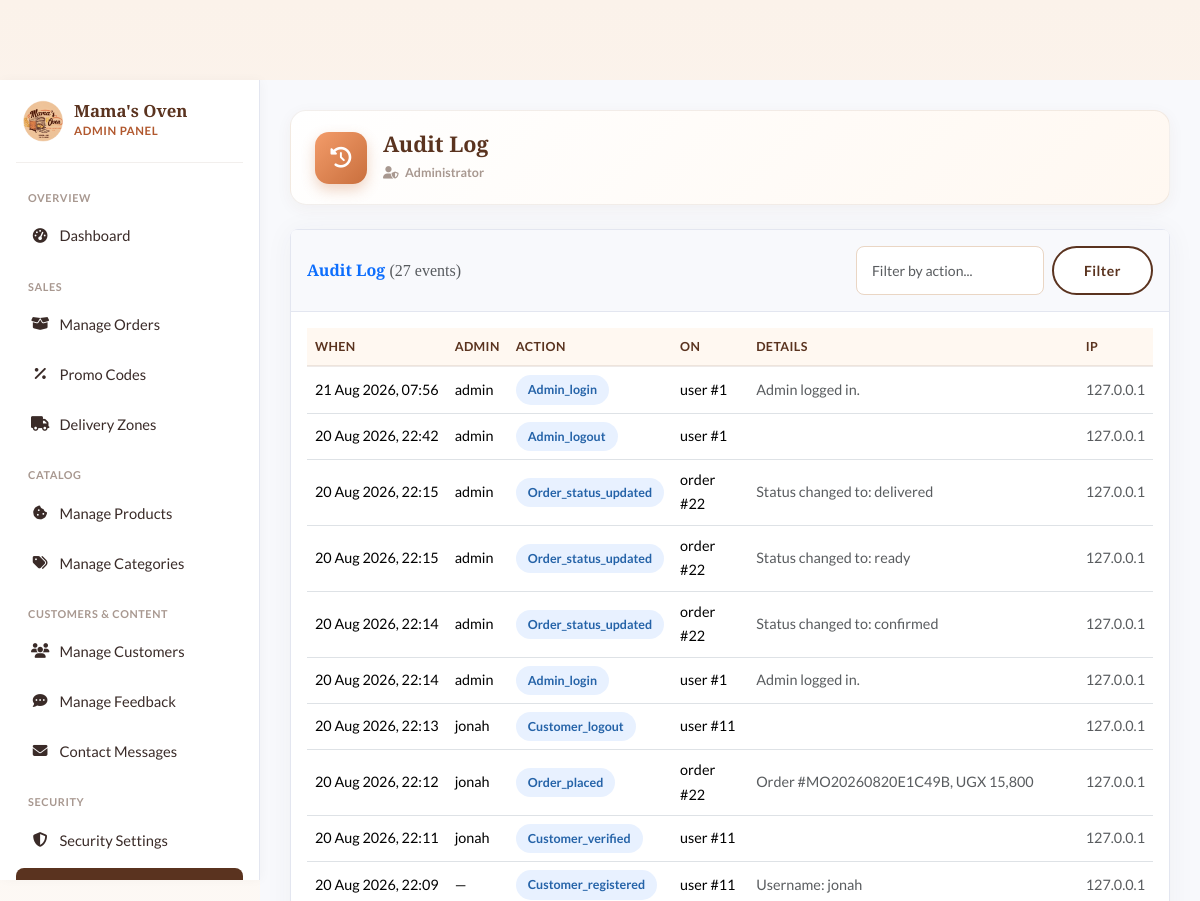
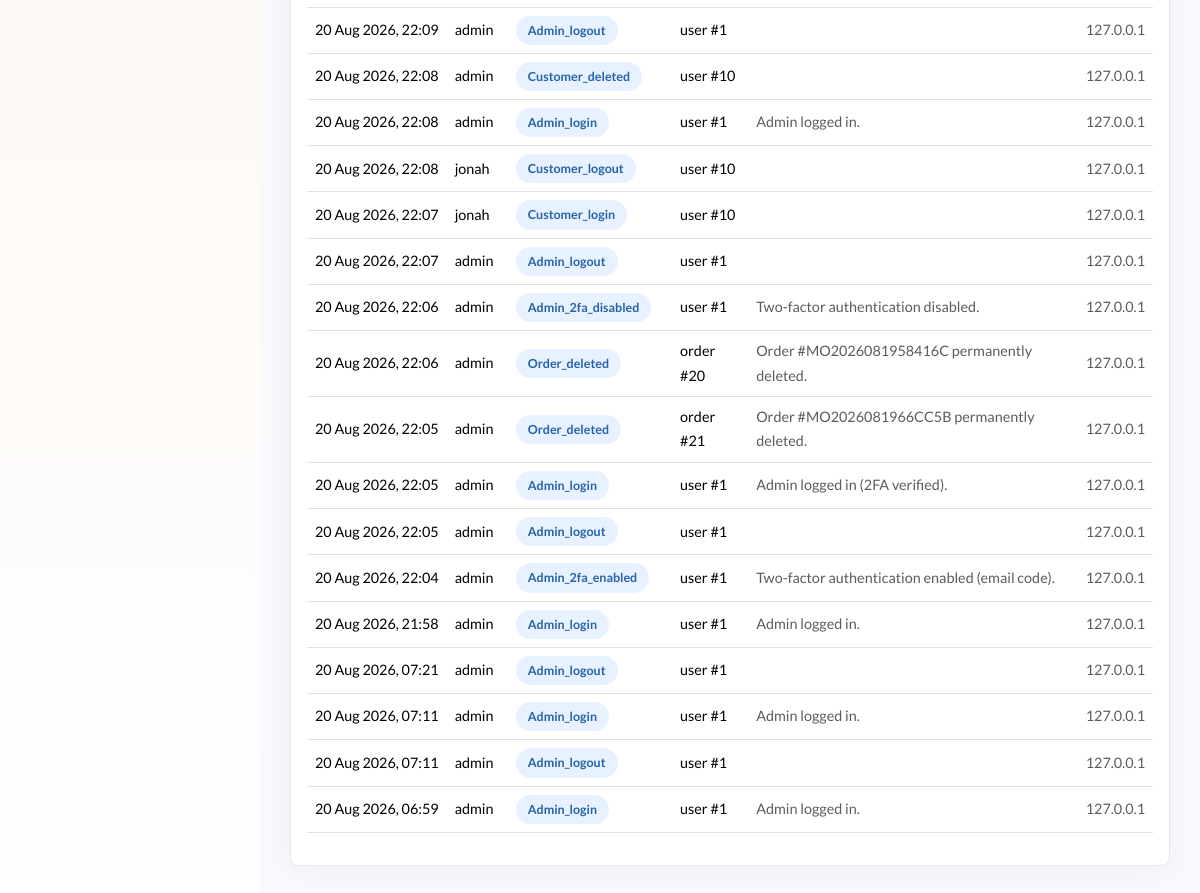
Page /admin/audit_log.php (signed in) on the committed database (2 pictures, top to bottom).
### tables this page shows
CREATE TABLE `audit_log` (
  `id` int(11) NOT NULL AUTO_INCREMENT,
  `user_id` int(11) DEFAULT NULL,
  `username` varchar(100) DEFAULT NULL,
  `role` varchar(20) DEFAULT NULL,
  `action` varchar(100) NOT NULL,
  `entity_type` varchar(50) DEFAULT NULL,
  `entity_id` varchar(50) DEFAULT NULL,
  `details` text DEFAULT NULL,
  `ip_address` varchar(45) DEFAULT NULL,
  `created_at` timestamp NOT NULL DEFAULT current_timestamp(),
  PRIMARY KEY (`id`),
  KEY `idx_audit_user` (`user_id`),
  KEY `idx_audit_action` (`action`),
  KEY `idx_audit_created` (`created_at`)
);

### admin/audit_log.php (the view, shortened to what this page needs)
<?php
require_once __DIR__ . '/includes/header.php';
$page = max(1, (int)($_GET['page'] ?? 1));
$per_page = 40;
$offset = ($page - 1) * $per_page;
$action_filter = trim($_GET['action_filter'] ?? '');
$where = '';
$params = [];
$count_stmt = $pdo->prepare("SELECT COUNT(*) FROM audit_log $where");
$count_stmt->execute($params);
$total = (int)$count_stmt->fetchColumn();
$stmt = $pdo->prepare("SELECT * FROM audit_log $where ORDER BY created_at DESC LIMIT $per_page OFFSET $offset");
$stmt->execute($params);
$logs = $stmt->fetchAll();
?>
<div class="card shadow">
    <div class="card-header py-3 d-flex justify-content-between align-items-center flex-wrap gap-2">
        <h6 class="m-0 font-weight-bold text-primary">Audit Log <span class="text-muted fw-normal">(<?php echo $total; ?> events)</span></h6>
        <form method="GET" class="d-flex gap-2">
            <input type="text" name="action_filter" class="form-control form-control-sm" placeholder="Filter by action..." value="<?php echo htmlspecialchars($action_filter); ?>">
            <button type="submit" class="btn btn-sm btn-outline-primary">Filter</button>
        </form>
    </div>
    <div class="card-body">
        <div class="table-responsive">
            <table class="table table-hover admin-table">
                <thead>
                    <tr>
                        <th>When</th>
                        <th>Admin</th>
                        <th>Action</th>
                        <th>On</th>
                        <th>Details</th>
                        <th>IP</th>
                    </tr>
                </thead>
                <tbody>
                    <?php if (empty($logs)): ?>
                        <tr><td colspan="6" class="text-center text-muted">No audit events found.</td></tr>
                    <?php else: ?>
                        <?php foreach ($logs as $log): ?>
                        <tr>
                            <td class="text-nowrap"><?php echo date('d M Y, H:i', strtotime($log['created_at'])); ?></td>
                            <td><?php echo htmlspecialchars($log['username'] ?? '—'); ?></td>
                            <td><span class="order-status-pill status-<?php echo str_contains($log['action'], 'failed') || str_contains($log['action'], 'mismatch') ? 'cancelled' : 'confirmed'; ?>"><?php echo htmlspecialchars($log['action']); ?></span></td>
                            <td><?php echo htmlspecialchars(trim(($log['entity_type'] ?? '') . ' #' . ($log['entity_id'] ?? ''), ' #')); ?></td>
                            <td class="small text-muted"><?php echo htmlspecialchars($log['details'] ?? ''); ?></td>
                            <td class="small text-muted"><?php echo htmlspecialchars($log['ip_address'] ?? ''); ?></td>
                        </tr>
                        <?php endforeach; ?>
                    <?php endif; ?>
                </tbody>
            </table>
        </div>
    </div>
</div>
<?php require_once __DIR__ . '/includes/footer.php'; ?>

### assets/css/style.css (style rules this page uses)
:root { --font-heading: 'Playfair Display', serif; --font-body: 'Lato', sans-serif; --color-primary: #5A331F; --color-secondary: #F5D1B1; --color-background: #FBF2EA; --color-text: #3A2B28; --color-text-light: #867670; --color-accent: #F39C6A; --color-white: #FFFFFF; --color-border: #EAD6C4; --color-success: #5D9C59; --color-danger: #DF2E38; }
body { font-family: var(--font-body); color: var(--color-text); background-color: var(--color-background); padding-top: 80px; line-height: 1.7; }
h1, h2, h3, h4, h5, h6 { font-family: var(--font-heading); font-weight: 700; color: var(--color-text); }
.btn { font-weight: 700; padding: 12px 30px; border-radius: 50px; border: 2px solid transparent; transition: all 0.3s ease; letter-spacing: 0.5px; }
.btn-outline-primary { border-color: var(--color-primary); color: var(--color-primary); }
.form-control { border-radius: 8px; border: 1px solid var(--color-border); padding: 12px 15px; transition: all 0.3s ease; }
.card.shadow { border: none; border-radius: 15px; box-shadow: 0 10px 40px rgba(0,0,0,0.08) !important; }
.d-flex.gap-2 { gap: 0.5rem; }
.btn-outline-primary { border-color: #5A331F; color: #5A331F; background-color: #FFF; }
body { background: linear-gradient(to bottom, #FBF2EA 0%, #FFFFFF 100%); min-height: 100vh; }
.admin-main-content .card { border: 1px solid #e3e6f0; border-radius: 0.5rem; box-shadow: 0 0.15rem 1.75rem 0 rgba(58, 59, 69, 0.05) !important; }
.admin-main-content .card-header { background-color: #f8f9fc; border-bottom: 1px solid #e3e6f0; }
.order-status-pill { display: inline-block; padding: 4px 12px; border-radius: 999px; font-size: 0.78rem; font-weight: 700; text-transform: capitalize; }
.order-status-pill.status-confirmed { background: #E8F1FF; color: #2563a8; }
.admin-main-content table { --bs-table-hover-bg: #FFF8F1; }
.admin-main-content thead th { background: #FFF8F1; color: #5A331F; font-size: 0.78rem; text-transform: uppercase; letter-spacing: 0.4px; font-weight: 700; border-bottom: 2px solid rgba(90, 51, 31, 0.1); }
.admin-main-content tbody td { vertical-align: middle; font-size: 0.9rem; }

### rows in the picture
audit_log: created_at "21 Aug 2026, 07:56", username "admin", action "Admin_login", entity_type+entity "user #1", details "Admin logged in.", ip_address "127.0.0.1"
audit_log: created_at "20 Aug 2026, 22:42", username "admin", action "Admin_logout", entity_type+entity "user #1", ip_address "127.0.0.1"
audit_log: created_at "20 Aug 2026, 22:15", username "admin", action "Order_status_updated", entity_type+entity "order #22", details "Status changed to: delivered", ip_address "127.0.0.1"
audit_log: created_at "20 Aug 2026, 22:15", username "admin", action "Order_status_updated", entity_type+entity "order #22", details "Status changed to: ready", ip_address "127.0.0.1"
audit_log: created_at "20 Aug 2026, 22:14", username "admin", action "Order_status_updated", entity_type+entity "order #22", details "Status changed to: confirmed", ip_address "127.0.0.1"
audit_log: created_at "20 Aug 2026, 22:14", username "admin", action "Admin_login", entity_type+entity "user #1", details "Admin logged in.", ip_address "127.0.0.1"
audit_log: created_at "20 Aug 2026, 22:13", username "jonah", action "Customer_logout", entity_type+entity "user #11", ip_address "127.0.0.1"
audit_log: created_at "20 Aug 2026, 22:12", username "jonah", action "Order_placed", entity_type+entity "order #22", details "Order #MO20260820E1C49B, UGX 15,800", ip_address "127.0.0.1"
audit_log: created_at "20 Aug 2026, 22:11", username "jonah", action "Customer_verified", entity_type+entity "user #11", ip_address "127.0.0.1"
audit_log: created_at "20 Aug 2026, 22:09", username "—", action "Customer_registered", entity_type+entity "user #11", details "Username: jonah", ip_address "127.0.0.1"
audit_log: created_at "20 Aug 2026, 22:09", username "admin", action "Admin_logout", entity_type+entity "user #1", ip_address "127.0.0.1"
audit_log: created_at "20 Aug 2026, 22:08", username "admin", action "Customer_deleted", entity_type+entity "user #10", ip_address "127.0.0.1"
audit_log: created_at "20 Aug 2026, 22:08", username "admin", action "Admin_login", entity_type+entity "user #1", details "Admin logged in.", ip_address "127.0.0.1"
audit_log: created_at "20 Aug 2026, 22:08", username "jonah", action "Customer_logout", entity_type+entity "user #10", ip_address "127.0.0.1"
audit_log: created_at "20 Aug 2026, 22:07", username "jonah", action "Customer_login", entity_type+entity "user #10", ip_address "127.0.0.1"
audit_log: created_at "20 Aug 2026, 22:07", username "admin", action "Admin_logout", entity_type+entity "user #1", ip_address "127.0.0.1"
audit_log: created_at "20 Aug 2026, 22:06", username "admin", action "Admin_2fa_disabled", entity_type+entity "user #1", details "Two-factor authentication disabled.", ip_address "127.0.0.1"
audit_log: created_at "20 Aug 2026, 22:06", username "admin", action "Order_deleted", entity_type+entity "order #20", details "Order #MO2026081958416C permanently deleted.", ip_address "127.0.0.1"
audit_log: created_at "20 Aug 2026, 22:05", username "admin", action "Order_deleted", entity_type+entity "order #21", details "Order #MO2026081966CC5B permanently deleted.", ip_address "127.0.0.1"
audit_log: created_at "20 Aug 2026, 22:05", username "admin", action "Admin_login", entity_type+entity "user #1", details "Admin logged in (2FA verified).", ip_address "127.0.0.1"
audit_log: created_at "20 Aug 2026, 22:05", username "admin", action "Admin_logout", entity_type+entity "user #1", ip_address "127.0.0.1"
audit_log: created_at "20 Aug 2026, 22:04", username "admin", action "Admin_2fa_enabled", entity_type+entity "user #1", details "Two-factor authentication enabled (email code).", ip_address "127.0.0.1"
audit_log: created_at "20 Aug 2026, 21:58", username "admin", action "Admin_login", entity_type+entity "user #1", details "Admin logged in.", ip_address "127.0.0.1"
audit_log: created_at "20 Aug 2026, 07:21", username "admin", action "Admin_logout", entity_type+entity "user #1", ip_address "127.0.0.1"
audit_log: created_at "20 Aug 2026, 07:11", username "admin", action "Admin_login", entity_type+entity "user #1", details "Admin logged in.", ip_address "127.0.0.1"
audit_log: created_at "20 Aug 2026, 07:11", username "admin", action "Admin_logout", entity_type+entity "user #1", ip_address "127.0.0.1"
audit_log: created_at "20 Aug 2026, 06:59", username "admin", action "Admin_login", entity_type+entity "user #1", details "Admin logged in.", ip_address "127.0.0.1"

### other values in the picture
SITE_NAME "Mama's Oven"
$page_title "Audit Log"
$_SESSION['full_name'] "Administrator"
$total "27"
